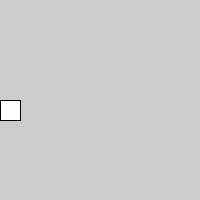
Frame 1 (no input)
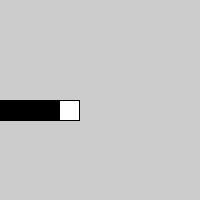
Frame 60 (the mouse pressed at the canvas centre just before this capture)
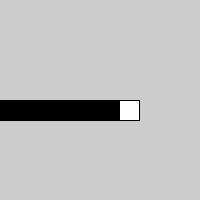
Frame 120 (the mouse held since frame 60 and released just before this capture)

The Processing sketch that drew these frames (run headless with seeded random() and noise(); from frame 60 on, the mouse is pressed at the canvas centre):

// Processing sketch: processing_184032
// ── processing_184032.pde

//declare variables
int x=0;

void setup(){
  //executed only once
  size(200,200);
  frameRate(60);
  
}

void draw(){
  //executed every frame
  
  rect(x,100,20,20);
  x=x+1;
  x = x%200;
  println(x);
  
}
  
